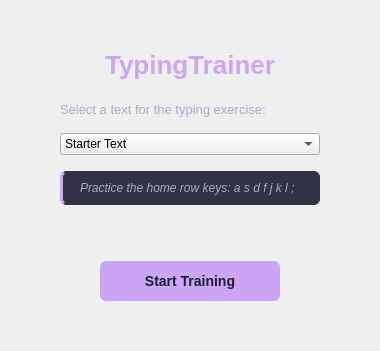
      <widget class="QWidget" name="pageStart">
       <layout class="QVBoxLayout" name="startLayout">
        <property name="spacing">
         <number>16</number>
        </property>
        <property name="leftMargin">
         <number>60</number>
        </property>
        <property name="topMargin">
         <number>50</number>
        </property>
        <property name="rightMargin">
         <number>60</number>
        </property>
        <property name="bottomMargin">
         <number>50</number>
        </property>
        <item>
         <widget class="QLabel" name="lblAppTitle">
          <property name="styleSheet">
           <string>font-size: 26px; font-weight: bold; color: #cba6f7; margin-bottom: 6px;</string>
          </property>
          <property name="text">
           <string>TypingTrainer</string>
          </property>
          <property name="alignment">
           <set>Qt::AlignmentFlag::AlignHCenter</set>
          </property>
         </widget>
        </item>
        <item>
         <widget class="QLabel" name="lblSelectText">
          <property name="styleSheet">
           <string>color: #a6adc8; font-size: 13px;</string>
          </property>
          <property name="text">
           <string>Select a text for the typing exercise:</string>
          </property>
         </widget>
        </item>
        <item>
         <widget class="QComboBox" name="comboLesson">
          <property name="sizePolicy">
           <sizepolicy hsizetype="Expanding" vsizetype="Fixed">
            <horstretch>0</horstretch>
            <verstretch>0</verstretch>
           </sizepolicy>
          </property>
          <item>
           <property name="text">
            <string>Starter Text</string>
           </property>
          </item>
          <item>
           <property name="text">
            <string>Numbers and Symbols</string>
           </property>
          </item>
          <item>
           <property name="text">
            <string>Common Words Part 1</string>
           </property>
          </item>
          <item>
           <property name="text">
            <string>Common Words Part 2</string>
           </property>
          </item>
          <item>
           <property name="text">
            <string>Python Code Sample</string>
           </property>
          </item>
          <item>
           <property name="text">
            <string>Lorem Ipsum</string>
           </property>
          </item>
         </widget>
        </item>
        <item>
         <widget class="QLabel" name="lblLessonDescription">
          <property name="styleSheet">
           <string>color: #a6adc8; font-style: italic; padding: 10px 14px;
background-color: #313244; border-radius: 6px;
border-left: 3px solid #cba6f7;</string>
          </property>
          <property name="text">
           <string>Practice the home row keys: a s d f j k l ;</string>
          </property>
          <property name="wordWrap">
           <bool>true</bool>
          </property>
         </widget>
        </item>
        <item>
         <spacer name="startSpacer">
          <property name="orientation">
           <enum>Qt::Orientation::Vertical</enum>
          </property>
          <property name="sizeHint" stdset="0">
           <size>
            <width>20</width>
            <height>40</height>
           </size>
          </property>
         </spacer>
        </item>
        <item>
         <layout class="QHBoxLayout" name="startBtnLayout">
          <item>
           <spacer>
            <property name="orientation">
             <enum>Qt::Orientation::Horizontal</enum>
            </property>
            <property name="sizeHint" stdset="0">
             <size>
              <width>40</width>
              <height>20</height>
             </size>
            </property>
           </spacer>
          </item>
          <item>
           <widget class="QPushButton" name="btnStartTraining">
            <property name="minimumSize">
             <size>
              <width>180</width>
              <height>40</height>
             </size>
            </property>
            <property name="styleSheet">
             <string>QPushButton {
    background-color: #cba6f7; color: #1e1e2e;
    border: none; border-radius: 6px;
    font-size: 14px; font-weight: bold; padding: 8px 28px;
}
QPushButton:hover { background-color: #d0b4fe; }
QPushButton:pressed { background-color: #b893e8; }</string>
            </property>
            <property name="text">
             <string>Start Training</string>
            </property>
           </widget>
          </item>
          <item>
           <spacer>
            <property name="orientation">
             <enum>Qt::Orientation::Horizontal</enum>
            </property>
            <property name="sizeHint" stdset="0">
             <size>
              <width>40</width>
              <height>20</height>
             </size>
            </property>
           </spacer>
          </item>
         </layout>
        </item>
       </layout>
      </widget>
